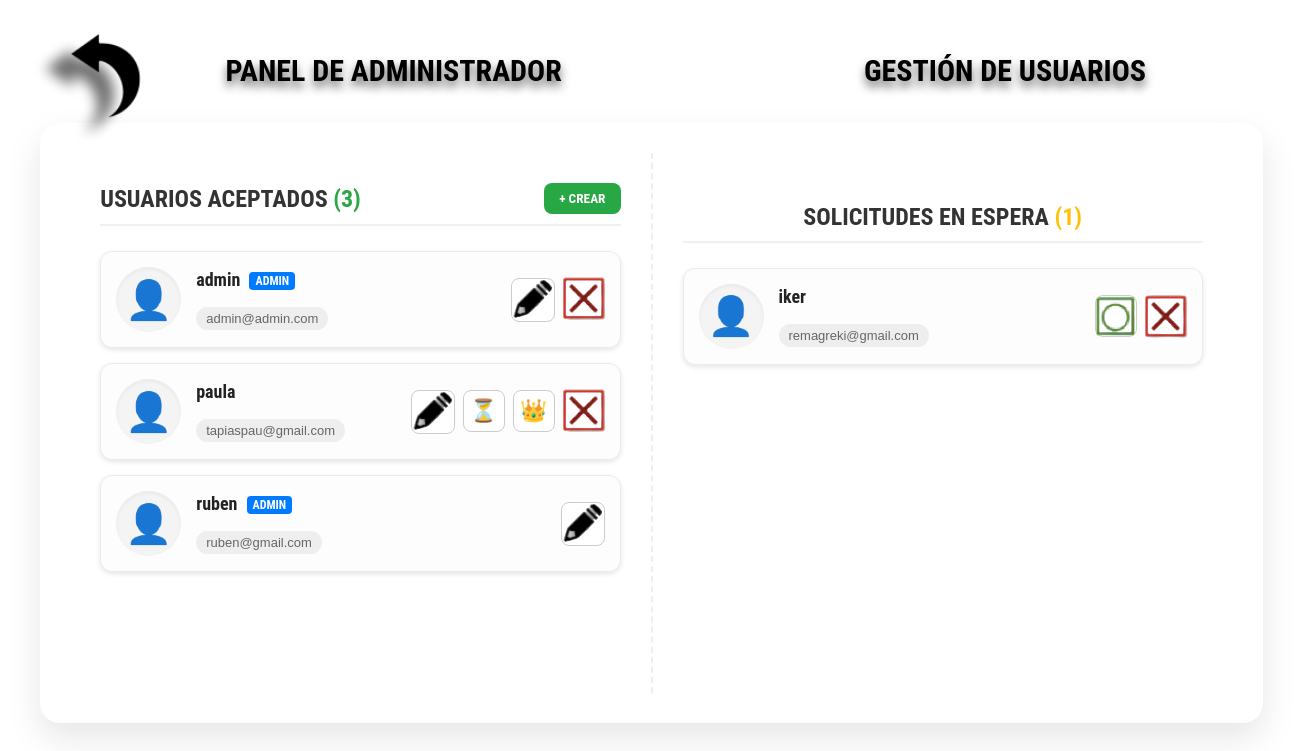
The page /gestionUsuarios (signed in) on the database as committed earlier.
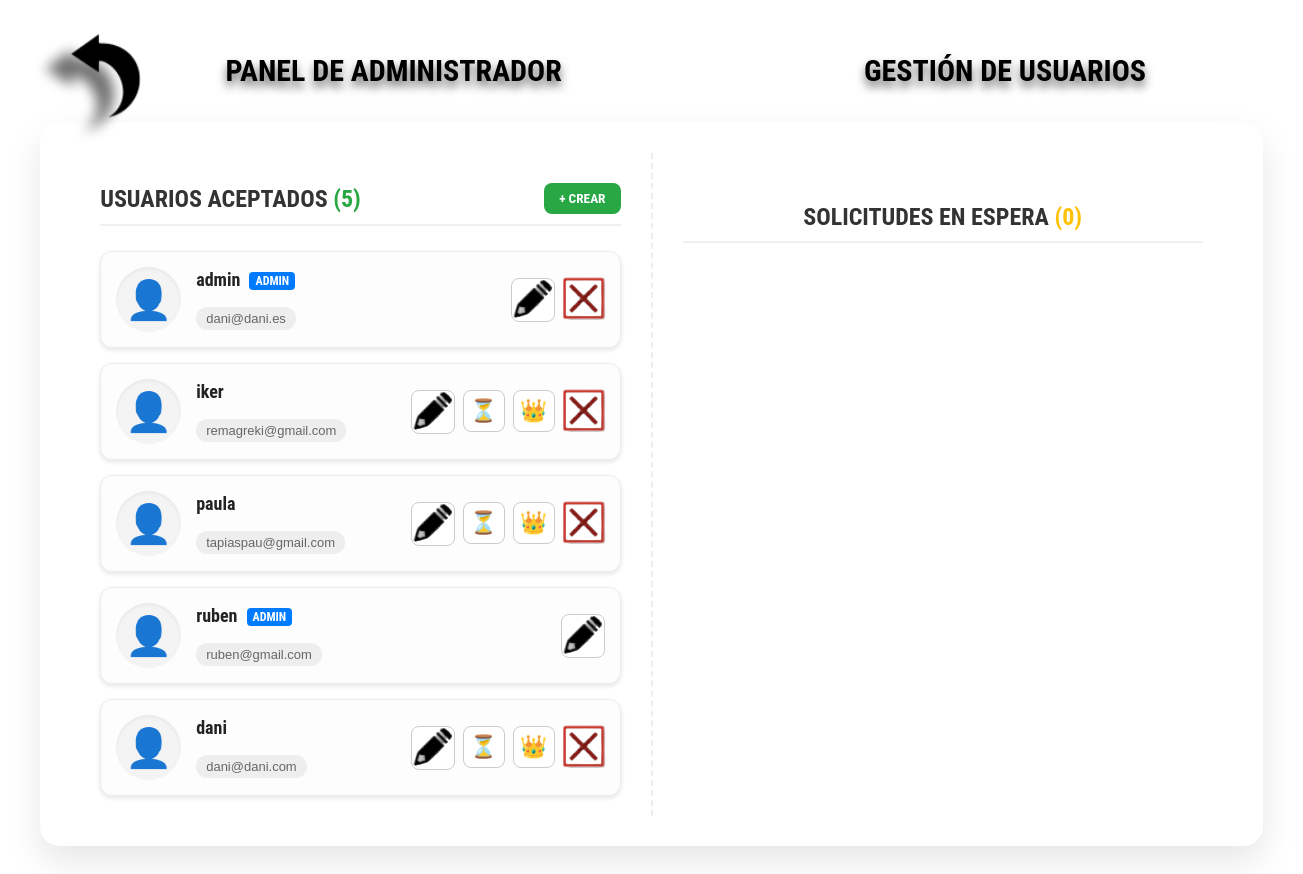
The same page on the database as committed later.
### tables this page shows
CREATE TABLE Usuario (
    IDUsuario INTEGER PRIMARY KEY AUTOINCREMENT,
    Nombre TEXT NOT NULL UNIQUE,
    Email TEXT NOT NULL UNIQUE,
    Contrasena TEXT NOT NULL,
    Estado TEXT NOT NULL DEFAULT 'Espera',
    IDFavorito INTEGER DEFAULT 1,
    FOREIGN KEY (IDFavorito) REFERENCES Especie(PokedexID)
);

### app/controller/ui/manage_users_controller.py (the view, shortened to what this page needs)
    @bp.route("/gestionUsuarios", methods=["GET", "POST"])
    def listar_usuarios():
        try:
            sesion_actual = Sesion()
            usuario_actual_id = sesion_actual.usuario.IDUsuario
            usuario_info = gestor.get_usuario(usuario_actual_id)
            if not usuario_info or usuario_info.get("Estado") != "Admin":
                return "No tienes los permisos necesarios", 400
        except Exception as e:
            print(f"[ERROR - Manage Users] Error validando sesión: {e}")
            return redirect("/")
        usuarios = gestor.get_all()
        usuarios1 = [u for u in usuarios if u.get("Estado") in ["Aceptado", "Admin"]]
        usuarios2 = [u for u in usuarios if u.get("Estado") in ["Espera", "Esperando"]]
        return render_template("gestionUsuarios.html", usuarios1=usuarios1, usuarios2=usuarios2, current_user_id=usuario_actual_id)

### app/controller/model/GestorUsuarios.py (called while the page is built)
    def get_all(self):
        rows = self.db.execSQL(
            sql="SELECT * FROM Usuario"
        )
        return [ dict(row) for row in rows ]

    def get_usuario(self, user_id):
        rows = self.db.execSQL(
            sql="SELECT * FROM Usuario WHERE IDUsuario = ? LIMIT 1",
            parameters=[user_id]
        )
        return {
            "IDUsuario": rows[0]["IDUsuario"],
            "Nombre": rows[0]["Nombre"],
            "Email": rows[0]["Email"],
            "Estado": rows[0]["Estado"],
            "IDFavorito": rows[0]["IDFavorito"]
        }

### app/controller/model/Sesion.py (called while the page is built)
    def __new__(cls):
        if cls._instance is None:
            cls._instance = super().__new__(cls)
            cls._instance.usuario = Usuario(0,'','','','',0)  # Inicializa un usuario vacío
        return cls._instance

### app/database/SGBD.py (called while the page is built)
    def execSQL(self, sql, parameters=None):
        cursor = self.connection.cursor()
        if parameters:
            cursor.execute(sql, parameters)
        else:
            cursor.execute(sql)
        rows = cursor.fetchall()
        cursor.close()
        return rows

### app/templates/gestionUsuarios.html (shortened to what this page needs)
<!DOCTYPE html>
<html lang="es">
<head>
    <link rel="stylesheet" href="{{ url_for('static', filename='manageUsers.css') }}">
</head>
<body class="background">
    <a href="/admin_panel">
        <img src="{{ url_for('static', filename='return.png') }}" class="flecha">
    </a>
    <div class="top-bar">
        <div class="top-left">
            <h1>PANEL DE ADMINISTRADOR</h1>
        </div>
        <div class="top-right">
            <h1>GESTIÓN DE USUARIOS</h1>
        </div>
    </div>
    <div class="pokedex-main-container">
        <div class="pokedex-left-panel">
            <div style="display: flex; justify-content: space-between; align-items: center; border-bottom: 2px solid #f0f0f0; padding-bottom: 10px; margin-bottom: 25px;">
                <h2 class="panel-title" style="border: none; margin: 0; padding: 0;">USUARIOS ACEPTADOS <span style="color:#28a745;">({{ usuarios1|length }})</span></h2>
                <button onclick="abrirModalCrear()" style="background:#28a745; color: white; padding: 8px 15px; border-radius: 8px; font-weight: bold; font-family: 'Roboto Condensed', sans-serif; border: none; cursor: pointer; transition: transform 0.2s;">
                    + CREAR
                </button>
            </div>
            {% for u in usuarios1 %}
            <div class="usuario-row">
                <div class="usuario-sprite">
                    👤
                </div>
                <div class="usuario-info">
                    <p class="usuario-nombre">{{ u['Nombre'] }} {% if u['Estado'] == 'Admin' %}<span style="background: #007bff; color: white; font-size: 12px; padding: 2px 6px; border-radius: 4px; vertical-align: middle; margin-left: 5px;">ADMIN</span>{% endif %}</p>
                    <p class="usuario-favorito">{{ u['Email'] }}</p>
                </div>
                <div class="usuario-actions">
                    <a href="/modificarDatosAdmin?id={{u['IDUsuario']}}" class="action-btn edit" title="Editar Usuario">
                        <img src="{{ url_for('static', filename='lapiz.png') }}" alt="Editar">
                    </a>
                    {% if u['Estado'] != 'Admin' %}
                    <form method="post" style="display:inline;">
                        <button type="submit" class="action-btn wait" title="Mandar a Espera">
                            ⏳
                        </button>
                    </form>
                    <form method="post" style="display:inline;">
                        <button type="submit" class="action-btn admin" title="Hacer Administrador">
                            👑
                        </button>
                    </form>
                    {% endif %}
                    {% if u['Estado'] != 'Admin' or u['IDUsuario'] == current_user_id %}
                    <form method="post" style="display:inline;">
                        <button type="submit" class="action-btn reject" title="Rechazar/Eliminar Usuario">
                            <img src="{{ url_for('static', filename='rojo.png') }}" alt="Rechazar">
                        </button>
                    </form>
                    {% endif %}
                </div>
            </div>
            {% endfor %}
        </div>
        <div class="pokedex-right-panel">
            <h2 class="panel-title">SOLICITUDES EN ESPERA <span style="color:#ffc107;">({{ usuarios2|length }})</span></h2>
            {% for u in usuarios2 %}
            <div class="usuario-row">
                <div class="usuario-sprite">
                    👤
                </div>
                <div class="usuario-info">
                    <p class="usuario-nombre">{{ u['Nombre'] }}</p>
                    <p class="usuario-favorito">{{ u['Email'] }}</p>
                </div>
                <div class="usuario-actions">
                    <form method="post" style="display:inline;">
                        <button type="submit" class="action-btn accept" title="Aceptar Usuario">
                            <img src="{{ url_for('static', filename='verde.png') }}" alt="Aceptar">
                        </button>
                    </form>
                    <form method="post" style="display:inline;">
                        <button type="submit" class="action-btn reject" title="Rechazar Usuario">
                            <img src="{{ url_for('static', filename='rojo.png') }}" alt="Rechazar">
                        </button>
                    </form>
                </div>
            </div>
            {% endfor %}
        </div>
    </div>
</body>
</html>

### app/static/manageUsers.css (style rules this page uses)
body.background { position: relative; overflow: hidden; height: 100vh; flex-direction: column; background-image: url("/static/fondo.png"); background-size: cover; background-position: center; display: flex; justify-content: center; align-items: center; }
h1 { font-size: 30px; font-weight: bold; font-family: 'Roboto Condensed', sans-serif; text-shadow: 0 6px 10px rgba(0, 0, 0, 0.6); }
.flecha { position: absolute; top: 20px; left: 20px; width: 170px; height: auto; cursor: pointer; z-index: 100; }
.top-bar { height: 90px !important; padding: 10px 80px !important; }
.pokedex-main-container { background: white; width: 95%; max-width: 1450px; margin: 5px auto auto auto; padding: 30px; border-radius: 30px; box-shadow: 0 10px 40px rgba(0,0,0,0.1); display: flex; gap: 0; height: 72vh; box-sizing: border-box; }
.pokedex-left-panel, .pokedex-right-panel { flex: 1; overflow-y: auto; padding-left: 50px; font-family: 'Roboto Condensed', sans-serif; font-size: 30px; }
.top-bar { width: 95%; max-width: 1450px; margin: 0 auto; display: flex; align-items: flex-end; position: relative; height: 80px; }
.top-left, .top-right { flex: 1; text-align: center; }
.top-left h1 { text-align: center; }
.top-right h1 { text-align: center; }
.usuario-row { display: flex; align-items: center; justify-content: space-between; padding: 10px; margin-bottom: 10px; background: #fff; border-radius: 10px; box-shadow: 0 2px 5px rgba(0,0,0,0.1); }
.usuario-info { flex-grow: 1; margin-left: 20px; }
.usuario-info p { margin: 0; }
a { outline: none; border: none; text-decoration: none; }
.usuario-actions button img, .usuario-actions a img { width: 55px; height: 55px; }

### app/templates/gestionUsuarios.html (style rules this page uses)
.pokedex-main-container { height: 75vh !important; display: flex; overflow: hidden; background: white; border-radius: 20px; box-shadow: 0 15px 35px rgba(0,0,0,0.1); }
.pokedex-left-panel, .pokedex-right-panel { flex: 1; padding: 30px !important; overflow-y: auto; background: transparent; }
.pokedex-left-panel { border-right: 2px dashed #eee; }
.panel-title { font-family: 'Roboto Condensed', sans-serif; font-size: 24px; color: #333; margin-bottom: 25px; text-align: center; border-bottom: 2px solid #f0f0f0; padding-bottom: 10px; }
.usuario-row { background: #fdfdfd !important; border: 1px solid #e9ecef !important; border-radius: 12px !important; padding: 15px !important; margin-bottom: 15px !important; display: flex; align-items: center; justify-content: space-between; transition: transform 0.2s, box-shadow 0.2s; }
.usuario-sprite { background: #f4f4f4; border-radius: 50%; width: 65px; height: 65px; display: flex; align-items: center; justify-content: center; font-size: 38px; box-shadow: inset 0 2px 4px rgba(0,0,0,0.05); }
.usuario-info { flex-grow: 1; margin-left: 15px; text-align: left; }
.usuario-nombre { font-size: 18px !important; font-weight: bold; color: #222 !important; margin: 0 0 5px 0 !important; font-family: 'Roboto Condensed', sans-serif; }
.usuario-favorito { font-size: 13px !important; color: #666 !important; margin: 0 !important; background: #eee; padding: 4px 10px; border-radius: 12px; display: inline-block; font-family: sans-serif; }
.usuario-actions { display: flex; gap: 8px; }
.action-btn { background: white; border: 1px solid #ccc; border-radius: 8px; width: 42px; height: 42px; padding: 0; cursor: pointer; transition: all 0.2s; display: flex; align-items: center; justify-content: center; font-size: 22px; line-height: 1; }
.action-btn img { width: 22px; height: 22px; }

Rows that differ between the two databases and show on the page:
changed Usuario "admin": Email "admin@admin.com" → "dani@dani.es"
changed Usuario "iker": moves from the list under "SOLICITUDES EN ESPERA (1)" to the list under "USUARIOS ACEPTADOS (5)"
added Usuario: Nombre "dani", Email "dani@dani.com", shown under "USUARIOS ACEPTADOS (5)"
Other text that changed with them:
{{ usuarios1|length }}: "3" → "5"
{{ usuarios2|length }}: "1" → "0"
